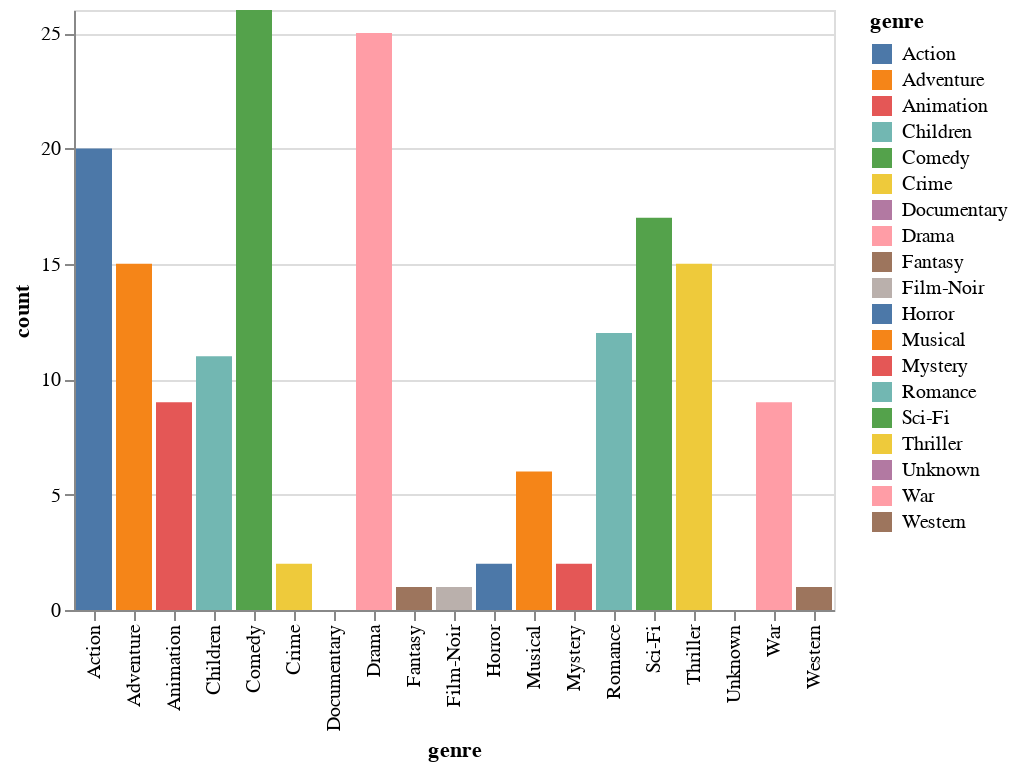

This figure's notebook cell:
### Code cell
plot_watches_by_genre(user_id)

### Figure 1 — Vega-Lite specification as saved in the notebook (floating-point values rounded to 4 significant figures)
{"config": {"view": {"continuousWidth": 400, "continuousHeight": 300}}, "data": {"name": "data-642e40c8d2836c2f6178c565b656d621"}, "mark": "bar", "encoding": {"color": {"type": "nominal", "field": "genre"}, "x": {"type": "nominal", "field": "genre"}, "y": {"type": "quantitative", "field": "count"}}, "$schema": "https://vega.github.io/schema/vega-lite/v4.8.1.json", "datasets": {"data-642e40c8d2836c2f6178c565b656d621": [{"genre": "Unknown", "count": 0}, {"genre": "Action", "count": 20}, {"genre": "Adventure", "count": 15}, {"genre": "Animation", "count": 9}, {"genre": "Children", "count": 11}, {"genre": "Comedy", "count": 26}, {"genre": "Crime", "count": 2}, {"genre": "Documentary", "count": 0}, {"genre": "Drama", "count": 25}, {"genre": "Fantasy", "count": 1}, {"genre": "Film-Noir", "count": 1}, {"genre": "Horror", "count": 2}, {"genre": "Musical", "count": 6}, {"genre": "Mystery", "count": 2}, {"genre": "Romance", "count": 12}, {"genre": "Sci-Fi", "count": 17}, {"genre": "Thriller", "count": 15}, {"genre": "War", "count": 9}, {"genre": "Western", "count": 1}]}}
